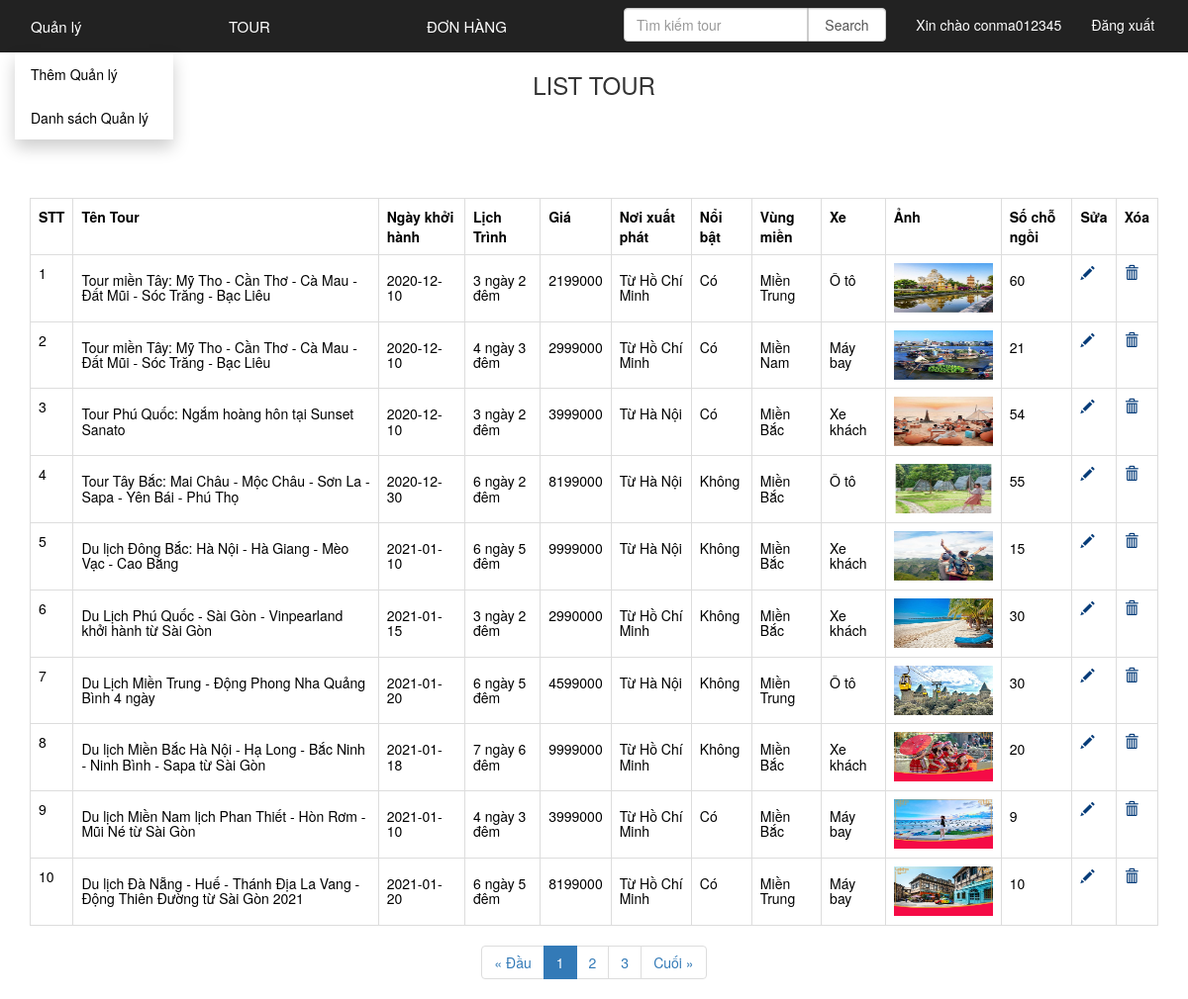
/admin/index.php (signed in), run on the app's committed database.
### tables this page shows
CREATE TABLE `tour` (
  `IDTour` int(11) NOT NULL,
  `NameTour` varchar(255) NOT NULL,
  `LichTrinh` varchar(255) NOT NULL,
  `PhuongTien` varchar(500) NOT NULL,
  `SoLuong` int(11) NOT NULL,
  `NgayKhoiHanh` date NOT NULL,
  `Image` varchar(255) NOT NULL,
  `NoiKhoiHanh` varchar(255) NOT NULL,
  `GiaTien` int(11) NOT NULL,
  `IDVungMien` int(11) NOT NULL,
  `IDNoiBat` int(11) NOT NULL
);

CREATE TABLE `vungmien` (
  `IDVungMien` int(11) NOT NULL,
  `TenMien` varchar(500) NOT NULL
);

### lib/lib_db.php (called while the page is built, shortened)
<?php
global $link;
function select_one($sql){
	$data = exec_select($sql);
	return $data[0];
}
function select_list($sql){
	return exec_select($sql);
}
function exec_select($sql){
	global $link;
	$ret = isset($ret) ? $ret : array();
	$res = $link->query($sql);
	$err = mysqli_error($link);
	if ($res ){
		while( $row = $res->fetch_array(MYSQLI_ASSOC) )
		{
			$ret[]= $row ;
		}
	}
	return $ret;
}

### admin/view/tour.php (the view, shortened to what this page needs)
<?php
    include "header.php";
    $item_per_page=isset($_REQUEST['per_page'])?$_REQUEST['per_page']:10;
    $current_page=isset($_REQUEST['page'])?$_REQUEST['page']:1;
    $offset=($current_page-1)*$item_per_page;
    $sql = "SELECT * from tour order by IDTour limit ".$item_per_page." OFFSET ".$offset;
    $dataTour=select_list($sql);
?>
     <h3>List tour </h3>
    <div class="content">
        <table style="width:100%" class="table table-bordered">
            <tr>
                <th>STT</th>
                <th>Tên Tour</th>
                <th>Ngày khởi hành</th>
                <th>Lịch Trình</th>
                <th>Giá</th>
                <th>Nơi xuất phát</th>
                <th>Nổi bật</th>
                <th>Vùng miền</th>
                <th>Xe</th>
                <th>Ảnh</th>
                <th>Số chỗ ngồi</th>
                <th>Sửa</th>
                <th>Xóa</th>
            </tr>
            <tr>
                <?php
        $stt=$offset;
       foreach($dataTour as $row){
            $stt++;
            echo "<tr>";
            echo "<td>$stt</td>";
        ?>
                <td>
                    <?php
            echo'<h5>'.$row['NameTour'].'</h5>';
            ?>
                </td>
                <td>
                    <?php
            echo'<h5>'.$row['NgayKhoiHanh'].'</h5>';
            ?>
                </td>
                <td>
                    <?php
            echo'<h5>'.$row['LichTrinh'].'</h5>';
            ?>
                </td>
                <td>
                    <?php
            echo'<h5>'.$row['GiaTien'].'</h5>';
            ?>
                </td>
                <td>
                    <?php
            echo'<h5>'.$row['NoiKhoiHanh'].'</h5>';
            ?>
                </td>
                <td>
                    <?php
            if($row['IDNoiBat']<>0){
                echo'<h5>Có</h5>';
            }
            else{
                echo'<h5>Không</h5>';
            }
            ?>
                </td>
                <td>
                    <?php
                    $data= select_one("select * from vungmien where IDVungMien={$row['IDVungMien']}");
            echo'<h5>'.$data['TenMien'].'</h5>';
            ?>
                </td>
                <td>
                    <?php
            echo'<h5>'.$row['PhuongTien'].'</h5>';
            ?>
                </td>
                <td>
                    <img src="<?php echo($row['Image']) ?>" style="width: 100px;height: 50px;">
                </td>
                <td>
                    <?php
            echo'<h5>'.$row['SoLuong'].'</h5>';
            ?>
                </td>
                <?php
        echo"
        <td>
            <a href='?Page_layout=update_tour&IDTour=".$row['IDTour']."'><span class = 'glyphicon glyphicon-pencil'></ span></a>
        </td>";
        echo"
        <td>
            <a href='?Page_layout=delete_tour&IDTour=".$row['IDTour']."'><span class = 'glyphicon glyphicon-trash'></ span></a>
        </td>";
        }
        ?>
            </tr>
        </table>
    </div>
    <?php include "../inc/pagination.php"; ?>
</html>

### public/css/ql.css (style rules this page uses)
a { color:white; }
.content { background-color: white; color: black; margin-right:30px; }
table, th, td { margin-top:100px; margin-left:15px; border: 2px solid black; border-collapse: collapse; }
th, td { padding: 15px; }
.glyphicon-pencil { color:rgb(6, 60, 121); }
.glyphicon-trash { color:rgb(6, 60, 121); }
h3 { text-align: center; text-transform: uppercase; }

### data on the page
tour: NameTour "Tour miền Tây: Mỹ Tho - Cần Thơ - Cà Mau - Đất Mũi - Sóc Trăng - Bạc Liêu", NgayKhoiHanh "2020-12-10", LichTrinh "3 ngày 2 đêm", GiaTien "2199000", NoiKhoiHanh "Từ Hồ Chí Minh", shows "Có", IDVungMien.TenMien "Miền Trung", PhuongTien "Ô tô", Image (picture), SoLuong "60"
tour: NameTour "Tour miền Tây: Mỹ Tho - Cần Thơ - Cà Mau - Đất Mũi - Sóc Trăng - Bạc Liêu", NgayKhoiHanh "2020-12-10", LichTrinh "4 ngày 3 đêm", GiaTien "2999000", NoiKhoiHanh "Từ Hồ Chí Minh", shows "Có", IDVungMien.TenMien "Miền Nam", PhuongTien "Máy bay", Image (picture), SoLuong "21"
tour: NameTour "Tour Phú Quốc: Ngắm hoàng hôn tại Sunset Sanato", NgayKhoiHanh "2020-12-10", LichTrinh "3 ngày 2 đêm", GiaTien "3999000", NoiKhoiHanh "Từ Hà Nội", shows "Có", IDVungMien.TenMien "Miền Bắc", PhuongTien "Xe khách", Image (picture), SoLuong "54"
tour: NameTour "Tour Tây Bắc: Mai Châu - Mộc Châu - Sơn La - Sapa - Yên Bái - Phú Thọ", NgayKhoiHanh "2020-12-30", LichTrinh "6 ngày 2 đêm", GiaTien "8199000", NoiKhoiHanh "Từ Hà Nội", shows "Không", IDVungMien.TenMien "Miền Bắc", PhuongTien "Ô tô", Image (picture), SoLuong "55"
tour: NameTour "Du lịch Đông Bắc: Hà Nội - Hà Giang - Mèo Vạc - Cao Bằng", NgayKhoiHanh "2021-01-10", LichTrinh "6 ngày 5 đêm", GiaTien "9999000", NoiKhoiHanh "Từ Hà Nội", shows "Không", IDVungMien.TenMien "Miền Bắc", PhuongTien "Xe khách", Image (picture), SoLuong "15"
tour: NameTour "Du Lịch Phú Quốc - Sài Gòn - Vinpearland khởi hành từ Sài Gòn", NgayKhoiHanh "2021-01-15", LichTrinh "3 ngày 2 đêm", GiaTien "2990000", NoiKhoiHanh "Từ Hồ Chí Minh", shows "Không", IDVungMien.TenMien "Miền Bắc", PhuongTien "Xe khách", Image (picture), SoLuong "30"
tour: NameTour "Du Lịch Miền Trung - Động Phong Nha Quảng Bình 4 ngày", NgayKhoiHanh "2021-01-20", LichTrinh "6 ngày 5 đêm", GiaTien "4599000", NoiKhoiHanh "Từ Hà Nội", shows "Không", IDVungMien.TenMien "Miền Trung", PhuongTien "Ô tô", Image (picture), SoLuong "30"
tour: NameTour "Du lịch Miền Bắc Hà Nội - Hạ Long - Bắc Ninh - Ninh Bình - Sapa từ Sài Gòn", NgayKhoiHanh "2021-01-18", LichTrinh "7 ngày 6 đêm", GiaTien "9999000", NoiKhoiHanh "Từ Hồ Chí Minh", shows "Không", IDVungMien.TenMien "Miền Bắc", PhuongTien "Xe khách", Image (picture), SoLuong "20"
tour: NameTour "Du lịch Miền Nam lịch Phan Thiết - Hòn Rơm - Mũi Né từ Sài Gòn", NgayKhoiHanh "2021-01-10", LichTrinh "4 ngày 3 đêm", GiaTien "3999000", NoiKhoiHanh "Từ Hồ Chí Minh", shows "Có", IDVungMien.TenMien "Miền Bắc", PhuongTien "Máy bay", Image (picture), SoLuong "9"
tour: NameTour "Du lịch Đà Nẵng - Huế - Thánh Địa La Vang - Động Thiên Đường từ Sài Gòn 2021", NgayKhoiHanh "2021-01-20", LichTrinh "6 ngày 5 đêm", GiaTien "8199000", NoiKhoiHanh "Từ Hồ Chí Minh", shows "Có", IDVungMien.TenMien "Miền Trung", PhuongTien "Máy bay", Image (picture), SoLuong "10"

### other printed values
$_SESSION["adminUser"] "conma012345"
